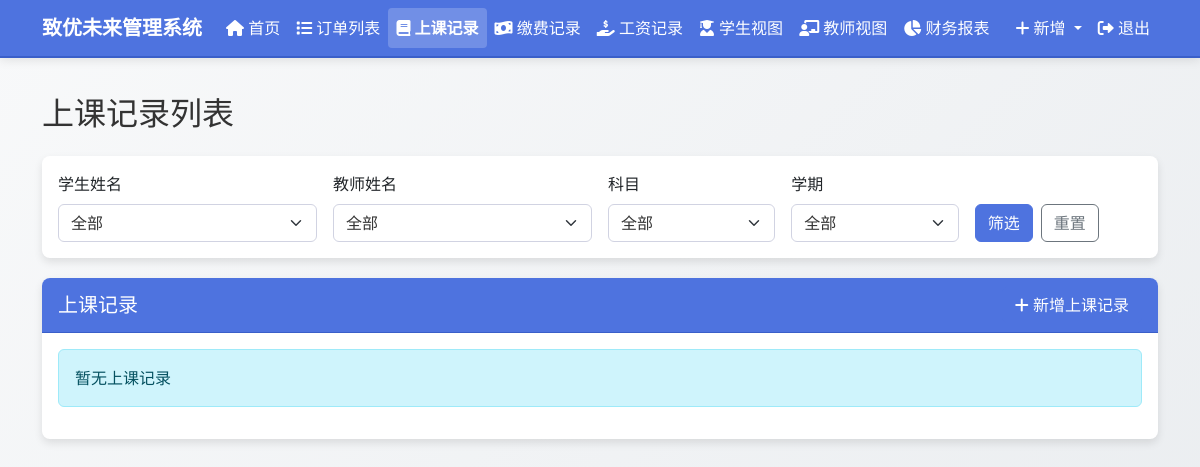
Page /class_records (signed in) on the earlier database version.
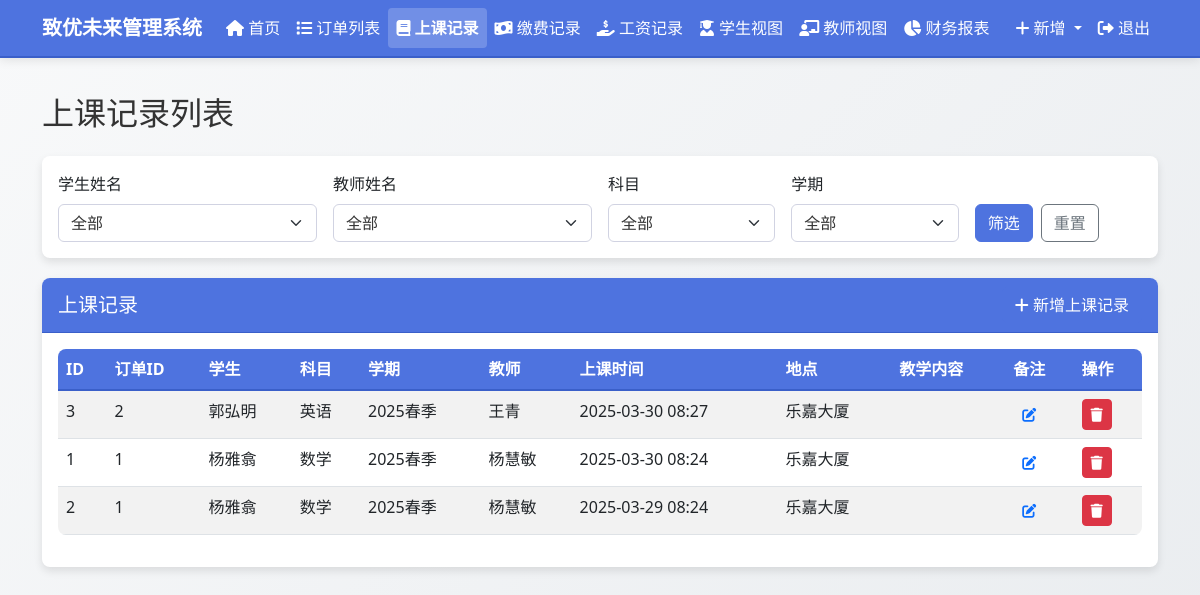
Same page on the later database version.
### models.py (models this page shows)
class ClassRecord(db.Model):
    id = db.Column(db.Integer, primary_key=True)
    order_id = db.Column(db.Integer, db.ForeignKey('order.id'), nullable=False)
    student_name = db.Column(db.String(100), nullable=False)
    subject = db.Column(db.String(100), nullable=False)
    semester = db.Column(db.String(100), nullable=False)
    teacher_name = db.Column(db.String(100), nullable=False)
    class_content = db.Column(db.Text, nullable=True)
    class_time = db.Column(db.DateTime, nullable=False, default=datetime.now)
    location = db.Column(db.String(100), nullable=False)
    note = db.Column(db.Text, nullable=True)
    created_at = db.Column(db.DateTime, default=datetime.now)

### routes.py (the view)
@app.route('/class_records')
@login_required
def class_records_list():
    student_name = request.args.get('student_name', '')
    teacher_name = request.args.get('teacher_name', '')
    subject = request.args.get('subject', '')
    semester = request.args.get('semester', '')
    query = ClassRecord.query
    if student_name:
        query = query.filter(ClassRecord.student_name == student_name)
    if teacher_name:
        query = query.filter(ClassRecord.teacher_name == teacher_name)
    if subject:
        query = query.filter(ClassRecord.subject == subject)
    if semester:
        query = query.filter(ClassRecord.semester == semester)
    class_records = query.order_by(ClassRecord.class_time.desc()).all()
    all_students = db.session.query(ClassRecord.student_name).distinct().all()
    all_teachers = db.session.query(ClassRecord.teacher_name).distinct().all()
    all_subjects = db.session.query(ClassRecord.subject).distinct().all()
    all_semesters = db.session.query(ClassRecord.semester).distinct().all()
    order_form = OrderForm()
    class_record_form = ClassRecordForm()
    payment_record_form = PaymentRecordForm()
    salary_record_form = SalaryRecordForm()
    all_orders = Order.query.all()
    class_record_form.order_id.choices = [(order.id, f"{order.order_number} - {order.student_name} - {order.subject}") for order in all_orders]
    payment_record_form.order_id.choices = [(order.id, f"{order.order_number} - {order.student_name} - {order.subject}") for order in all_orders]
    salary_record_form.order_id.choices = [(order.id, f"{order.order_number} - {order.teacher_name} - {order.subject}") for order in all_orders]
    return render_template('class_records_list.html',
                           title='上课记录',
                           class_records=class_records,
                           all_students=[student[0] for student in all_students],
                           all_teachers=[teacher[0] for teacher in all_teachers],
                           all_subjects=[subject[0] for subject in all_subjects],
                           all_semesters=[semester[0] for semester in all_semesters],
                           selected_student=student_name,
                           selected_teacher=teacher_name,
                           selected_subject=subject,
                           selected_semester=semester,
                           edit_note_form=EditNoteForm(),
                           order_form=order_form,
                           class_record_form=class_record_form,
                           payment_record_form=payment_record_form,
                           salary_record_form=salary_record_form)

### forms.py
class OrderForm(FlaskForm):
    student_name = StringField('学生姓名', validators=[DataRequired()])
    subject = StringField('科目', validators=[DataRequired()])
    teacher_name = StringField('教师姓名', validators=[DataRequired()])
    semester = StringField('学期', validators=[DataRequired()])
    total_classes = IntegerField('总课程数', validators=[DataRequired(), NumberRange(min=1)])
    class_price = FloatField('课程单价', validators=[DataRequired(), NumberRange(min=0)])
    salary_price = FloatField('工资单价', validators=[DataRequired(), NumberRange(min=0)])
    order_note = TextAreaField('订单备注', validators=[Optional()])
    submit = SubmitField('保存')

class ClassRecordForm(FlaskForm):
    order_id = SelectField('订单编号', validators=[DataRequired()], coerce=int)
    student_name = StringField('学生姓名', render_kw={'readonly': True})
    subject = StringField('科目', render_kw={'readonly': True})
    semester = StringField('学期', render_kw={'readonly': True})
    teacher_name = StringField('教师姓名', render_kw={'readonly': True})
    class_content = TextAreaField('教学内容', validators=[Optional()])
    class_time = DateTimeLocalField('上课时间', format='%Y-%m-%dT%H:%M', validators=[DataRequired()], default=datetime.now)
    location = StringField('地点', validators=[DataRequired()])
    note = TextAreaField('备注', validators=[Optional()])
    submit = SubmitField('保存')

### app.py (called while the page is built)
@login_manager.user_loader
def load_user(user_id):
    from models import User
    return User.query.get(int(user_id))

### templates/class_records_list.html (shortened to what this page needs)
{% extends "layout.html" %}
{% block content %}
<h2 class="mb-4">上课记录列表</h2>
<div class="card filter-card">
    <div class="card-body">
        <form method="get" action="{{ url_for('class_records_list') }}" class="row g-3">
            <div class="col-md-3">
                <label for="student_name" class="form-label">学生姓名</label>
                <select name="student_name" id="student_name" class="form-select">
                    <option value="">全部</option>
                </select>
            </div>
            <div class="col-md-3">
                <label for="teacher_name" class="form-label">教师姓名</label>
                <select name="teacher_name" id="teacher_name" class="form-select">
                    <option value="">全部</option>
                </select>
            </div>
            <div class="col-md-2">
                <label for="subject" class="form-label">科目</label>
                <select name="subject" id="subject" class="form-select">
                    <option value="">全部</option>
                </select>
            </div>
            <div class="col-md-2">
                <label for="semester" class="form-label">学期</label>
                <select name="semester" id="semester" class="form-select">
                    <option value="">全部</option>
                </select>
            </div>
            <div class="col-md-2 d-flex align-items-end">
                <button type="submit" class="btn btn-primary">筛选</button>
                <a href="{{ url_for('class_records_list') }}" class="btn btn-outline-secondary ms-2">重置</a>
            </div>
        </form>
    </div>
</div>
<div class="card">
    <div class="card-header d-flex justify-content-between align-items-center">
        <h5 class="mb-0">上课记录</h5>
        <button type="button" class="btn btn-primary" data-bs-toggle="modal" data-bs-target="#newClassRecordModal">
            <i class="fas fa-plus"></i> 新增上课记录
        </button>
    </div>
    <div class="card-body">
        {% if class_records %}
        <div class="table-responsive">
            <table class="table table-striped table-hover">
                <thead>
                    <tr>
                        <th>ID</th>
                        <th>订单ID</th>
                        <th>学生</th>
                        <th>科目</th>
                        <th>学期</th>
                        <th>教师</th>
                        <th>上课时间</th>
                        <th>地点</th>
                        <th>教学内容</th>
                        <th>备注</th>
                        <th>操作</th>
                    </tr>
                </thead>
                <tbody>
                    {% for record in class_records %}
                    <tr>
                        <td>{{ record.id }}</td>
                        <td>{{ record.order_id }}</td>
                        <td>{{ record.student_name }}</td>
                        <td>{{ record.subject }}</td>
                        <td>{{ record.semester }}</td>
                        <td>{{ record.teacher_name }}</td>
                        <td>{{ record.class_time.strftime('%Y-%m-%d %H:%M') }}</td>
                        <td>{{ record.location }}</td>
                        <td>{{ record.class_content }}</td>
                        <td>
                            <button type="button" class="btn btn-sm btn-link edit-note"
                                    data-bs-toggle="modal" data-bs-target="#editNoteModal"
                                    data-note-id="{{ record.id }}"
                                    data-note-type="class_note"
                                    data-note-text="{{ record.note or '' }}">
                                <i class="fas fa-edit"></i>
                            </button>
                        </td>
                        <td>
                            <button type="button" class="btn btn-sm btn-danger delete-class-record"
                                    data-record-id="{{ record.id }}"
                                    data-student-name="{{ record.student_name }}"
                                    data-class-time="{{ record.class_time.strftime('%Y-%m-%d %H:%M') }}">
                                <i class="fas fa-trash"></i>
                            </button>
                        </td>
                    </tr>
                    {% endfor %}
                </tbody>
            </table>
        </div>
        {% else %}
        <div class="alert alert-info">暂无上课记录</div>
        {% endif %}
    </div>
</div>
{% endblock %}

### templates/layout.html (shortened to what this page needs)
<!DOCTYPE html>
<html lang="zh-CN">
<head>
    <link href="https://cdn.jsdelivr.net/npm/bootstrap@5.3.0/dist/css/bootstrap.min.css" rel="stylesheet">
    <link href="https://cdnjs.cloudflare.com/ajax/libs/font-awesome/6.0.0/css/all.min.css" rel="stylesheet">
    <link href="{{ url_for('static', filename='css/style.css') }}" rel="stylesheet">
</head>
<body data-bs-theme="light">
    {% if current_user.is_authenticated %}
    <nav class="navbar navbar-expand-lg navbar-light bg-primary fixed-top">
        <div class="container">
            <a class="navbar-brand" href="{{ url_for('dashboard') }}">致优未来管理系统</a>
            <div class="collapse navbar-collapse" id="navbarNav">
                <ul class="navbar-nav me-auto">
                    <li class="nav-item">
                        <a class="nav-link {% if request.endpoint == 'dashboard' %}active{% endif %}" href="{{ url_for('dashboard') }}">
                            <i class="fas fa-home"></i> 首页
                        </a>
                    </li>
                    <li class="nav-item">
                        <a class="nav-link {% if request.endpoint == 'order_list' %}active{% endif %}" href="{{ url_for('order_list') }}">
                            <i class="fas fa-list"></i> 订单列表
                        </a>
                    </li>
                    <li class="nav-item">
                        <a class="nav-link {% if request.endpoint == 'class_records_list' %}active{% endif %}" href="{{ url_for('class_records_list') }}">
                            <i class="fas fa-book"></i> 上课记录
                        </a>
                    </li>
                    <li class="nav-item">
                        <a class="nav-link {% if request.endpoint == 'payment_records_list' %}active{% endif %}" href="{{ url_for('payment_records_list') }}">
                            <i class="fas fa-money-bill-wave"></i> 缴费记录
                        </a>
                    </li>
                    <li class="nav-item">
                        <a class="nav-link {% if request.endpoint == 'salary_records_list' %}active{% endif %}" href="{{ url_for('salary_records_list') }}">
                            <i class="fas fa-hand-holding-usd"></i> 工资记录
                        </a>
                    </li>
                    <li class="nav-item">
                        <a class="nav-link {% if request.endpoint == 'student_view' %}active{% endif %}" href="{{ url_for('student_view') }}">
                            <i class="fas fa-user-graduate"></i> 学生视图
                        </a>
                    </li>
                    <li class="nav-item">
                        <a class="nav-link {% if request.endpoint == 'teacher_view' %}active{% endif %}" href="{{ url_for('teacher_view') }}">
                            <i class="fas fa-chalkboard-teacher"></i> 教师视图
                        </a>
                    </li>
                    <li class="nav-item">
                        <a class="nav-link {% if request.endpoint == 'financial_report' %}active{% endif %}" href="{{ url_for('financial_report') }}">
                            <i class="fas fa-chart-pie"></i> 财务报表
                        </a>
                    </li>
                </ul>
                <ul class="navbar-nav">
                    <li class="nav-item dropdown">
                        <a class="nav-link dropdown-toggle" href="#" id="navbarDropdown" role="button" data-bs-toggle="dropdown" aria-expanded="false">
                            <i class="fas fa-plus"></i> 新增
                        </a>
                    </li>
                    <li class="nav-item">
                        <a class="nav-link" href="{{ url_for('logout') }}">
                            <i class="fas fa-sign-out-alt"></i> 退出
                        </a>
                    </li>
                </ul>
            </div>
        </div>
    </nav>
    {% endif %}
    <div class="container main-content my-4">
        {% block content %}{% endblock %}
    </div>
</body>
</html>

### static/css/style.css (style rules this page uses)
td { position: relative; }
body { font-family: 'Segoe UI', Tahoma, Geneva, Verdana, sans-serif; color: #333; background-color: #f8f9fa; background-image: linear-gradient(135deg, #f8f9fa 0%, #e9ecef 100%); background-attachment: fixed; }
.main-content { padding-top: 70px; min-height: calc(100vh - 120px); }
.navbar { box-shadow: 0 2px 10px rgba(0, 0, 0, 0.1); background-color: #4e73df !important; border-bottom: 1px solid #3a5fc9; }
.navbar-brand { font-weight: bold; color: #fff !important; }
.navbar .nav-link { color: #fff !important; }
.nav-link.active { background-color: rgba(255, 255, 255, 0.2) !important; border-radius: 4px; font-weight: bold; }
.card { border: none; border-radius: 8px; box-shadow: 0 4px 8px rgba(0, 0, 0, 0.1); margin-bottom: 20px; background-color: #fff; transition: transform 0.2s ease-in-out; }
.card-header { border-radius: 8px 8px 0 0 !important; font-weight: bold; background-color: #4e73df !important; color: white; border-bottom: 1px solid #3a5fc9; }
.table { background-color: #fff; border-radius: 8px; overflow: hidden; }
.table thead th { background-color: #4e73df; color: white; border-bottom: 2px solid #3a5fc9; }
.btn-primary { background-color: #4e73df; border-color: #4e73df; }
.form-control, .form-select { background-color: #fff; border: 1px solid #d1d3e2; color: #333; }
.bg-primary { background-color: #4e73df !important; border-bottom: 2px solid #3a5fc9; }

Differences in the rows shown:
added ClassRecord: id "3", order_id "2", student_name "郭弘明", subject "英语", semester "2025春季", teacher_name "王青", class_time "2025-03-30 08:27", location "乐嘉大厦"
added ClassRecord: id "1", order_id "1", student_name "杨雅翕", subject "数学", semester "2025春季", teacher_name "杨慧敏", class_time "2025-03-30 08:24", location "乐嘉大厦"
added ClassRecord: id "2", order_id "1", student_name "杨雅翕", subject "数学", semester "2025春季", teacher_name "杨慧敏", class_time "2025-03-29 08:24", location "乐嘉大厦"
Other differences:
text no longer shown: "暂无上课记录"
text now shown: "ID 订单ID 学生 科目 学期 教师 上课时间 地点 教学内容 备注 操作"
